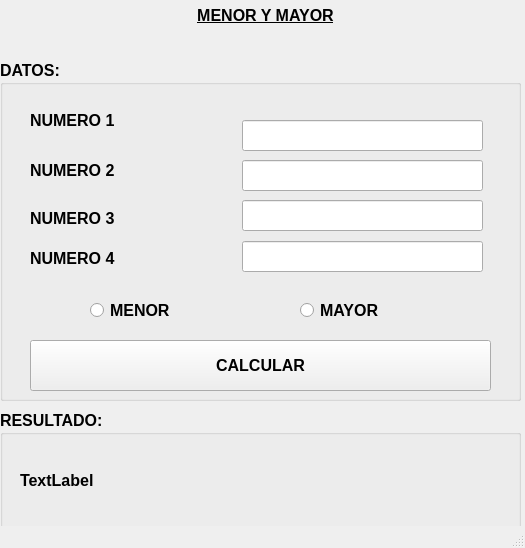
<?xml version="1.0" encoding="UTF-8"?>
<ui version="4.0">
 <class>MainWindow</class>
 <widget class="QMainWindow" name="MainWindow">
  <property name="geometry">
   <rect>
    <x>0</x>
    <y>0</y>
    <width>525</width>
    <height>548</height>
   </rect>
  </property>
  <property name="windowTitle">
   <string>MainWindow</string>
  </property>
  <widget class="QWidget" name="centralwidget">
   <widget class="QGroupBox" name="groupBox">
    <property name="geometry">
     <rect>
      <x>0</x>
      <y>60</y>
      <width>521</width>
      <height>341</height>
     </rect>
    </property>
    <property name="font">
     <font>
      <pointsize>12</pointsize>
      <weight>75</weight>
      <bold>true</bold>
     </font>
    </property>
    <property name="title">
     <string>DATOS:</string>
    </property>
    <widget class="QLabel" name="label_2">
     <property name="geometry">
      <rect>
       <x>30</x>
       <y>50</y>
       <width>151</width>
       <height>21</height>
      </rect>
     </property>
     <property name="text">
      <string>NUMERO 1</string>
     </property>
    </widget>
    <widget class="QLabel" name="label_3">
     <property name="geometry">
      <rect>
       <x>30</x>
       <y>100</y>
       <width>151</width>
       <height>21</height>
      </rect>
     </property>
     <property name="text">
      <string>NUMERO 2</string>
     </property>
    </widget>
    <widget class="QLabel" name="label_4">
     <property name="geometry">
      <rect>
       <x>30</x>
       <y>150</y>
       <width>121</width>
       <height>16</height>
      </rect>
     </property>
     <property name="text">
      <string>NUMERO 3</string>
     </property>
    </widget>
    <widget class="QLabel" name="label_5">
     <property name="geometry">
      <rect>
       <x>30</x>
       <y>190</y>
       <width>111</width>
       <height>16</height>
      </rect>
     </property>
     <property name="text">
      <string>NUMERO 4</string>
     </property>
    </widget>
    <widget class="QRadioButton" name="rbmenor">
     <property name="geometry">
      <rect>
       <x>90</x>
       <y>240</y>
       <width>95</width>
       <height>20</height>
      </rect>
     </property>
     <property name="text">
      <string>MENOR</string>
     </property>
    </widget>
    <widget class="QRadioButton" name="rbmayor">
     <property name="geometry">
      <rect>
       <x>300</x>
       <y>240</y>
       <width>95</width>
       <height>20</height>
      </rect>
     </property>
     <property name="text">
      <string>MAYOR</string>
     </property>
    </widget>
    <widget class="QPushButton" name="btncalcular">
     <property name="geometry">
      <rect>
       <x>30</x>
       <y>280</y>
       <width>461</width>
       <height>51</height>
      </rect>
     </property>
     <property name="text">
      <string>CALCULAR</string>
     </property>
    </widget>
    <widget class="QLineEdit" name="txtnumero1">
     <property name="geometry">
      <rect>
       <x>242</x>
       <y>60</y>
       <width>241</width>
       <height>31</height>
      </rect>
     </property>
    </widget>
    <widget class="QLineEdit" name="txtnumero2">
     <property name="geometry">
      <rect>
       <x>242</x>
       <y>100</y>
       <width>241</width>
       <height>31</height>
      </rect>
     </property>
    </widget>
    <widget class="QLineEdit" name="txtnumero3">
     <property name="geometry">
      <rect>
       <x>242</x>
       <y>140</y>
       <width>241</width>
       <height>31</height>
      </rect>
     </property>
    </widget>
    <widget class="QLineEdit" name="txtnumero4">
     <property name="geometry">
      <rect>
       <x>242</x>
       <y>181</y>
       <width>241</width>
       <height>31</height>
      </rect>
     </property>
    </widget>
   </widget>
   <widget class="QGroupBox" name="groupBox_2">
    <property name="geometry">
     <rect>
      <x>0</x>
      <y>410</y>
      <width>521</width>
      <height>141</height>
     </rect>
    </property>
    <property name="font">
     <font>
      <pointsize>12</pointsize>
      <weight>75</weight>
      <bold>true</bold>
     </font>
    </property>
    <property name="title">
     <string>RESULTADO:</string>
    </property>
    <widget class="QLabel" name="lblresultado">
     <property name="geometry">
      <rect>
       <x>20</x>
       <y>60</y>
       <width>121</width>
       <height>21</height>
      </rect>
     </property>
     <property name="text">
      <string>TextLabel</string>
     </property>
    </widget>
   </widget>
   <widget class="QLabel" name="label">
    <property name="geometry">
     <rect>
      <x>130</x>
      <y>0</y>
      <width>271</width>
      <height>31</height>
     </rect>
    </property>
    <property name="font">
     <font>
      <pointsize>12</pointsize>
      <weight>75</weight>
      <bold>true</bold>
      <underline>true</underline>
     </font>
    </property>
    <property name="text">
     <string>MENOR Y MAYOR</string>
    </property>
    <property name="alignment">
     <set>Qt::AlignCenter</set>
    </property>
   </widget>
  </widget>
  <widget class="QMenuBar" name="menubar">
   <property name="geometry">
    <rect>
     <x>0</x>
     <y>0</y>
     <width>525</width>
     <height>26</height>
    </rect>
   </property>
  </widget>
  <widget class="QStatusBar" name="statusbar"/>
 </widget>
 <resources/>
 <connections/>
</ui>
